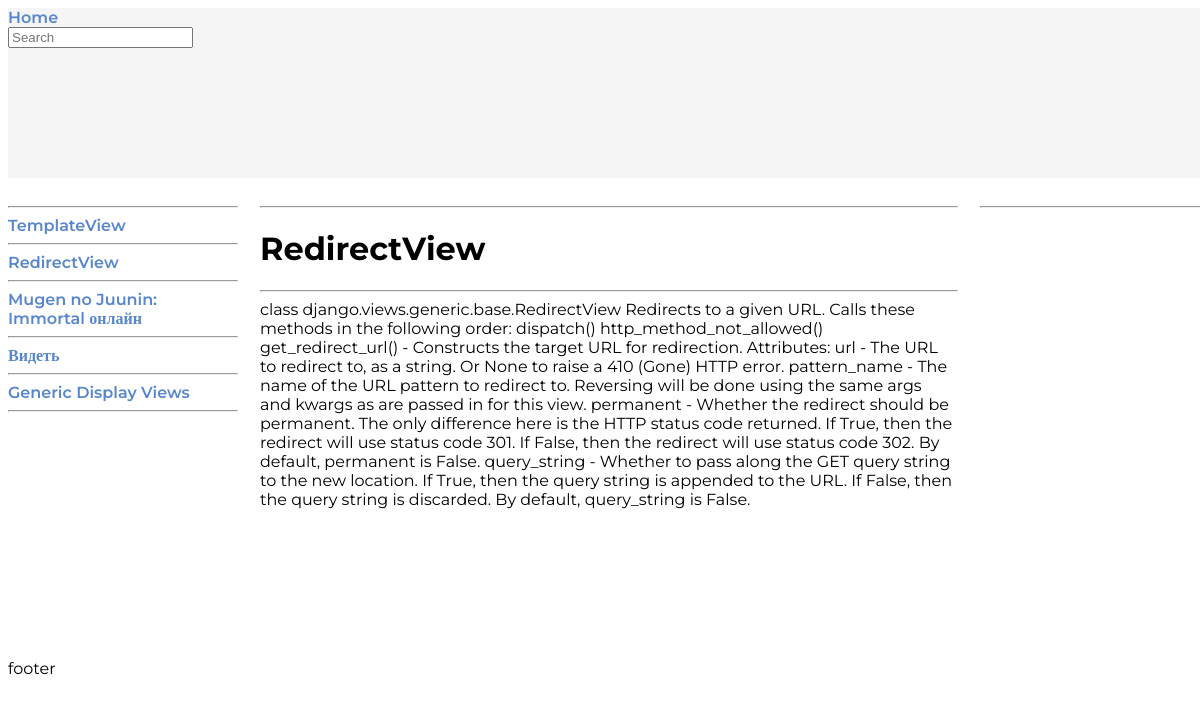
Page /redirectview/ on the committed database.
### blog/models.py (models this page shows, shortened)
class Article(models.Model):
	STATUS_CHOICES = (
		('personal', 'Personal'),
		('public', 'Public'),
	)
	title = models.CharField(max_length=250)
	slug = models.SlugField(max_length=250, unique_for_date='publish', verbose_name='URL',)# default=slugify('0'))
	article = RichTextUploadingField(blank=True, default='')
	publish = models.DateTimeField(default=timezone.now)
	created = models.DateTimeField(auto_now_add=True)
	updated = models.DateTimeField(auto_now=True)
	status = models.CharField(max_length=10, choices=STATUS_CHOICES, default='personal')
	tags = TaggableManager(help_text = "Список тегов, разделенных запятыми.", through=None, blank=True)
	def get_absolute_url(self):
		return (self.slug)

### blog/views.py (the view)
# urls.py: path('<slug:slug>/', ArticleDetailView.as_view(), name='article_detail'),
class ArticleDetailView(DetailView):
    model = Article
    template_name = "blog/blog_detail.html"
    def get_context_data(self, **kwargs):
        context = super().get_context_data(**kwargs)
        context['articles'] = Article.objects.all()
        return context

### templates/blog/blog_detail.html (shortened to what this page needs)
{% extends "base.html" %}
{% load static %}
{% block content %}
    <div class="aside-left">
        <hr>
        {% for article in articles %}
            <a href="/{{ article.get_absolute_url }}">{{article.title}}</a>
            <hr>
        {% endfor %}
    </div>
    <div class="article">
        <hr>
        <h1>{{article.title}}</h1>
        <hr>
        {% autoescape off %} {{article.article }} {% endautoescape %}
    </div>
    <div class="aside-right">
        <hr>
    </div>
{% endblock content %}

### static/css/base.css (style rules this page uses)
html, body { width: 100%; height: 100%; font-family: Montserrat; }
:root { --TextColor: #3a3a3a; --LinkCo0lor: #5786cc; --BackColor: #f5f5f5; }
body { display: grid; grid-template-columns: auto; grid-template-rows: auto; grid-template-areas: "header" "content" "footer"; gap: 20px; }
a { color: var(--LinkCo0lor); text-decoration: none; font-weight: 600; }
hr { align: center; width: 100%; size: 1; }
.aside-left { padding-right: 12px; grid-area: aside-left; }
.article { padding: 0 12px 0 12px; grid-area: article; }
.aside-right { padding-left: 12px; grid-area: aside-right; }

### rows in the picture
Article: title "TemplateView"
Article: title "RedirectView", article "class django.views.generic.base.RedirectView Redirects to a given URL. Calls these methods in the following order: dispatch() http_method_not_allowed() get_redirect_url() - Constructs the target URL for redirection. Attributes: url - The URL to redirect to, as a string. Or None to raise a 410 (Gone) HTTP error. pattern_name - The name of the URL pattern to redirect to. Reversing will be done using the same args and kwargs as are passed in for this view. permanent - Whether the redirect should be permanent. The only difference here is the HTTP status code returned. If True, then the redirect will use status code 301. If False, then the redirect will use status code 302. By default, permanent…"
Article: title "Mugen no Juunin: Immortal онлайн"
Article: title "Видеть"
Article: title "Generic Display Views"
